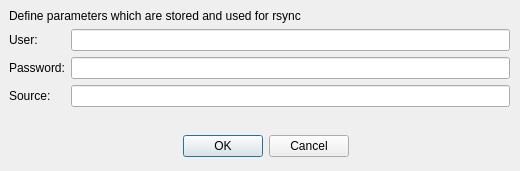
<?xml version="1.0" encoding="UTF-8"?>
<ui version="4.0">
 <class>prefsDialog0</class>
 <widget class="QDialog" name="prefsDialog0">
  <property name="geometry">
   <rect>
    <x>0</x>
    <y>0</y>
    <width>520</width>
    <height>171</height>
   </rect>
  </property>
  <property name="windowTitle">
   <string>Preferences</string>
  </property>
  <widget class="QDialogButtonBox" name="buttonBox">
   <property name="geometry">
    <rect>
     <x>10</x>
     <y>130</y>
     <width>511</width>
     <height>32</height>
    </rect>
   </property>
   <property name="locale">
    <locale language="English" country="UnitedStates"/>
   </property>
   <property name="orientation">
    <enum>Qt::Horizontal</enum>
   </property>
   <property name="standardButtons">
    <set>QDialogButtonBox::Cancel|QDialogButtonBox::Ok</set>
   </property>
   <property name="centerButtons">
    <bool>true</bool>
   </property>
  </widget>
  <widget class="QWidget" name="formLayoutWidget">
   <property name="geometry">
    <rect>
     <x>9</x>
     <y>9</y>
     <width>501</width>
     <height>111</height>
    </rect>
   </property>
   <layout class="QFormLayout" name="formLayout">
    <property name="fieldGrowthPolicy">
     <enum>QFormLayout::AllNonFixedFieldsGrow</enum>
    </property>
    <item row="0" column="0" colspan="2">
     <widget class="QLabel" name="label_7">
      <property name="text">
       <string>Define parameters which are stored and used for rsync</string>
      </property>
     </widget>
    </item>
    <item row="1" column="0">
     <widget class="QLabel" name="label_2">
      <property name="toolTip">
       <string>User name to acces the repository. Only for testing repository.</string>
      </property>
      <property name="locale">
       <locale language="English" country="UnitedStates"/>
      </property>
      <property name="text">
       <string>User:</string>
      </property>
     </widget>
    </item>
    <item row="1" column="1">
     <widget class="QLineEdit" name="user">
      <property name="toolTip">
       <string/>
      </property>
      <property name="statusTip">
       <string/>
      </property>
      <property name="locale">
       <locale language="English" country="UnitedStates"/>
      </property>
     </widget>
    </item>
    <item row="2" column="0">
     <widget class="QLabel" name="label_3">
      <property name="toolTip">
       <string>Associated with user, if needed</string>
      </property>
      <property name="locale">
       <locale language="English" country="UnitedStates"/>
      </property>
      <property name="text">
       <string>Password:</string>
      </property>
     </widget>
    </item>
    <item row="2" column="1">
     <widget class="QLineEdit" name="password">
      <property name="toolTip">
       <string>Give a value if you want to use testing repository</string>
      </property>
      <property name="locale">
       <locale language="English" country="UnitedStates"/>
      </property>
     </widget>
    </item>
    <item row="3" column="0">
     <widget class="QLabel" name="label_4">
      <property name="toolTip">
       <string>Source repository. Keep void to use the testing repo.</string>
      </property>
      <property name="locale">
       <locale language="English" country="UnitedStates"/>
      </property>
      <property name="text">
       <string>Source:</string>
      </property>
     </widget>
    </item>
    <item row="3" column="1">
     <widget class="QLineEdit" name="location">
      <property name="toolTip">
       <string>Give a mirror adress with public access</string>
      </property>
      <property name="locale">
       <locale language="English" country="UnitedStates"/>
      </property>
     </widget>
    </item>
   </layout>
  </widget>
 </widget>
 <resources/>
 <connections>
  <connection>
   <sender>buttonBox</sender>
   <signal>accepted()</signal>
   <receiver>prefsDialog0</receiver>
   <slot>accept()</slot>
   <hints>
    <hint type="sourcelabel">
     <x>248</x>
     <y>254</y>
    </hint>
    <hint type="destinationlabel">
     <x>157</x>
     <y>274</y>
    </hint>
   </hints>
  </connection>
  <connection>
   <sender>buttonBox</sender>
   <signal>rejected()</signal>
   <receiver>prefsDialog0</receiver>
   <slot>reject()</slot>
   <hints>
    <hint type="sourcelabel">
     <x>316</x>
     <y>260</y>
    </hint>
    <hint type="destinationlabel">
     <x>286</x>
     <y>274</y>
    </hint>
   </hints>
  </connection>
 </connections>
</ui>
